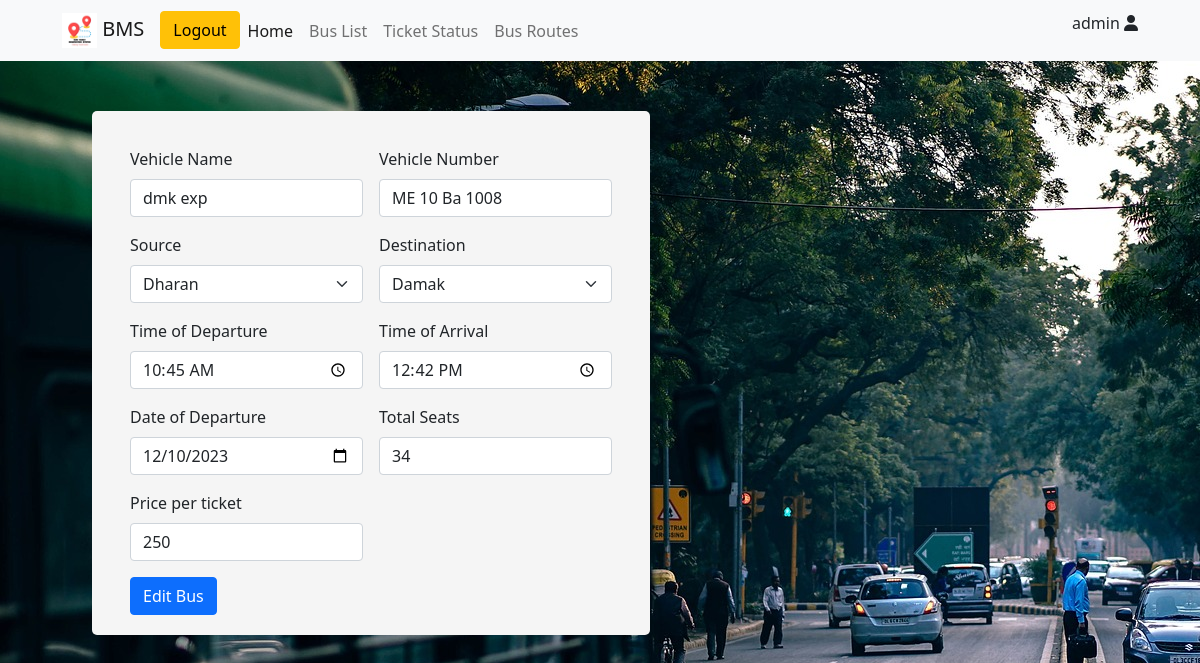
The page /editBus/10 (signed in) on the database its author committed.
### bms/models.py (models this page shows, shortened)
class Vehicle(models.Model):
    name = models.CharField(max_length=50)
    vehicle_number = models.CharField(max_length=15, unique=True)
    source = models.ForeignKey(busRoute, on_delete=models.CASCADE,default=1, related_name='sourceid')
    destination = models.ForeignKey(busRoute, on_delete=models.CASCADE,default=1, related_name='destinationid')
    date = models.DateField(null=True)
    v_status = models.BooleanField(default=True)
    departure = models.TimeField(null=True, blank=True)
    arrive = models.TimeField(null=True, blank=True)
    available_seats = models.IntegerField(default=25)
    booked_seats = models.IntegerField(default=0)
    price = models.IntegerField(default=20)
    updated = models.DateTimeField(auto_now=True)
    created = models.DateTimeField(auto_now_add=True)
    class Meta:
        ordering = ['-updated', '-created']

class busRoute(models.Model):
    name = models.CharField(max_length=100, unique=True)
    updated = models.DateTimeField(auto_now=True)
    created = models.DateTimeField(auto_now_add=True)
    def __str__(self):
        return self.name

### bms/views.py (the view, shortened to what this page needs)
# urls.py: path('editBus/<str:id>', views.editBus, name='editBus'),
@login_required(login_url='loginUser')
def editBus(request, id):
    busRoutes = busRoute.objects.all()
    vehicle = Vehicle.objects.get(id=id)
    if request.user.is_superuser:
        context = {
            'busRoutes':busRoutes,
            'vehicle' : vehicle,
            }
        return render(request, 'bms/editBus.html', context)
    else:
       return HttpResponseForbidden("You do not have permission to access this page.")

### bms/templates/bms/editbus.html (shortened to what this page needs)
{% extends 'main.html' %}
{% block content %}
<div class="container mt-3">
    <form class="row g-3" method="post">
        <div class="col-md-6">
          <label for="vehicleName" class="form-label">Vehicle Name</label>
          <input type="text" class="form-control" name="Vname" placeholder="Makalu Express" value="{{ vehicle.name }}" required >
        </div>
        <div class="col-md-6">
            <label for="VehicleNumber" class="form-label">Vehicle Number</label>
            <input type="text" class="form-control" name="Vnumber" placeholder="NA 1 KHA 1200" value="{{ vehicle.vehicle_number }}" required>
          </div>
          <div class="col-md-6">
            <label for="source" class="form-label">Source</label>
            <select name="source" class="form-select" aria-label="Select Source" required>
              {% for busRoute in busRoutes %}
              <option value="{{ busRoute.id }}"  {% if busRoute.id == vehicle.source.id %} selected {% endif %}>{{ busRoute }}</option>
              {% endfor %}
            </select>
          </div>
          <div class="col-md-6">
            <label for="destination" class="form-label">Destination</label>
            <select name="destination" class="form-select" aria-label="Select Destination" required>
              {% for busRoute in busRoutes %}
              <option value="{{ busRoute.id }}"  {% if busRoute.id == vehicle.destination.id %} selected {% endif %}>{{ busRoute }}</option>
              {% endfor %}
            </select>
          </div>
        <div class="col-md-6">
          <label for="Departure" class="form-label">Time of Departure</label>
          <input type="time" class="form-control" name="Dtime" value="{{ vehicle.departure | time:'h:i:s' }}" required>
        </div>
        <div class="col-md-6">
            <label for="Arrival" class="form-label">Time of Arrival</label>
            <input type="time" class="form-control" name="Atime" value="{{ vehicle.arrive | time:'h:i:s' }}" required>
          </div>
          <div class="col-md-6">
            <label for="departureDate" class="form-label">Date of Departure</label>
            <input type="date" class="form-control" name="date" value="{{ vehicle.date | date:'Y-m-d' }}" required>
          </div>
          <div class="col-md-6">
              <label for="TotalSeats" class="form-label"> Total Seats</label>
              <input type="number" class="form-control" name="seats" placeholder="Enter Total Seats" value="{{ vehicle.available_seats }}" required>
            </div>
              <div class="col-md-6">
                  <label for="Price" class="form-label">Price per ticket</label>
                  <input type="number" class="form-control" name="price" placeholder="500" value="{{ vehicle.price }}" required>
                </div>
        <div class="col-12">
          <button type="submit" class="btn btn-primary">Edit Bus</button>
        </div>
      </form>
</div>
{% endblock content %}

### bms/templates/main.html (shortened to what this page needs)
<!DOCTYPE html>
<html lang="en">
  <head>
    <link rel="stylesheet" href="style.css" />
    <link
      rel="stylesheet"
      href="path/to/font-awesome/css/font-awesome.min.css"
    />
    <link rel="stylesheet" href="https://cdnjs.cloudflare.com/ajax/libs/font-awesome/6.0.0-beta3/css/all.min.css">
    <link
      href="https://cdn.jsdelivr.net/npm/bootstrap@5.1.3/dist/css/bootstrap.min.css"
      rel="stylesheet"
    />
  </head>
  <body>
    {% load static %}
    {% block navbar %}
    <nav class="navbar navbar-expand-lg navbar-light bg-light">
      <div class="container-fluid">
        <a class="navbar-brand" href="#">
          <img src="{% static 'assets/logo.jpeg' %}" alt="logo" height="35px" width="35px"/>
          BMS
        </a>
        <div class="collapse navbar-collapse" id="navbarNav">
          <ul class="navbar-nav">
            {% if request.user.is_authenticated %}
            <li>
              <a href="{% url 'logout' %}"
                ><button type="button" class="btn btn-warning">Logout</button></a
              >
            </li>
            {% else %}
            <li>
              <a href="{% url 'loginUser' %}">
                <button type="button" class="btn btn-success">Login</button>
              </a>
            </li>
            {% endif %}
            {% block navItem %}
            <li class="nav-item">
              <a class="nav-link active" aria-current="page" href="{% url 'home' %}">Home</a>
            </li>
            <li class="nav-item">
              <a class="nav-link" href="{% url 'busList' %}">Bus List</a>
            </li>
            <li class="nav-item">
              <a class="nav-link" href="{% url 'ticketStatus' %}">Ticket Status</a>
            </li>
            <li class="nav-item">
              <a class="nav-link" href="{% url 'busRoutes' %}">Bus Routes</a>
            </li>
            {% endblock navItem %}
          </ul>
        </div>
        <div>
          {% if user.is_authenticated %}
            <p> {{ user.username }} <i class="fa fa-user"></i></p>
        {% endif %}
        </div>
      </div>
    </nav> {% endblock %}
    {% block content %}{% endblock %}
  </body>
</html>

### raw/style.css (style rules this page uses)
body { background-image: url(assets/images/home.jpg); }
nav { padding: 50px; }
form { background-color: whitesmoke; padding: 20px 30px; border: 2px; border-color: aliceblue; border-radius: 5px; width: 50%; margin-left: 50px !important; margin-top: 50px !important; }

### rows shown on the page
Vehicle: Vname "dmk exp", Vnumber "ME 10 Ba 1008", source "Dharan", destination "Damak", Dtime "10:45:00", Atime "12:42:00", date "12/10/2023", seats "34", price "250"

### other values the page prints
{{ user.username }} "admin"
